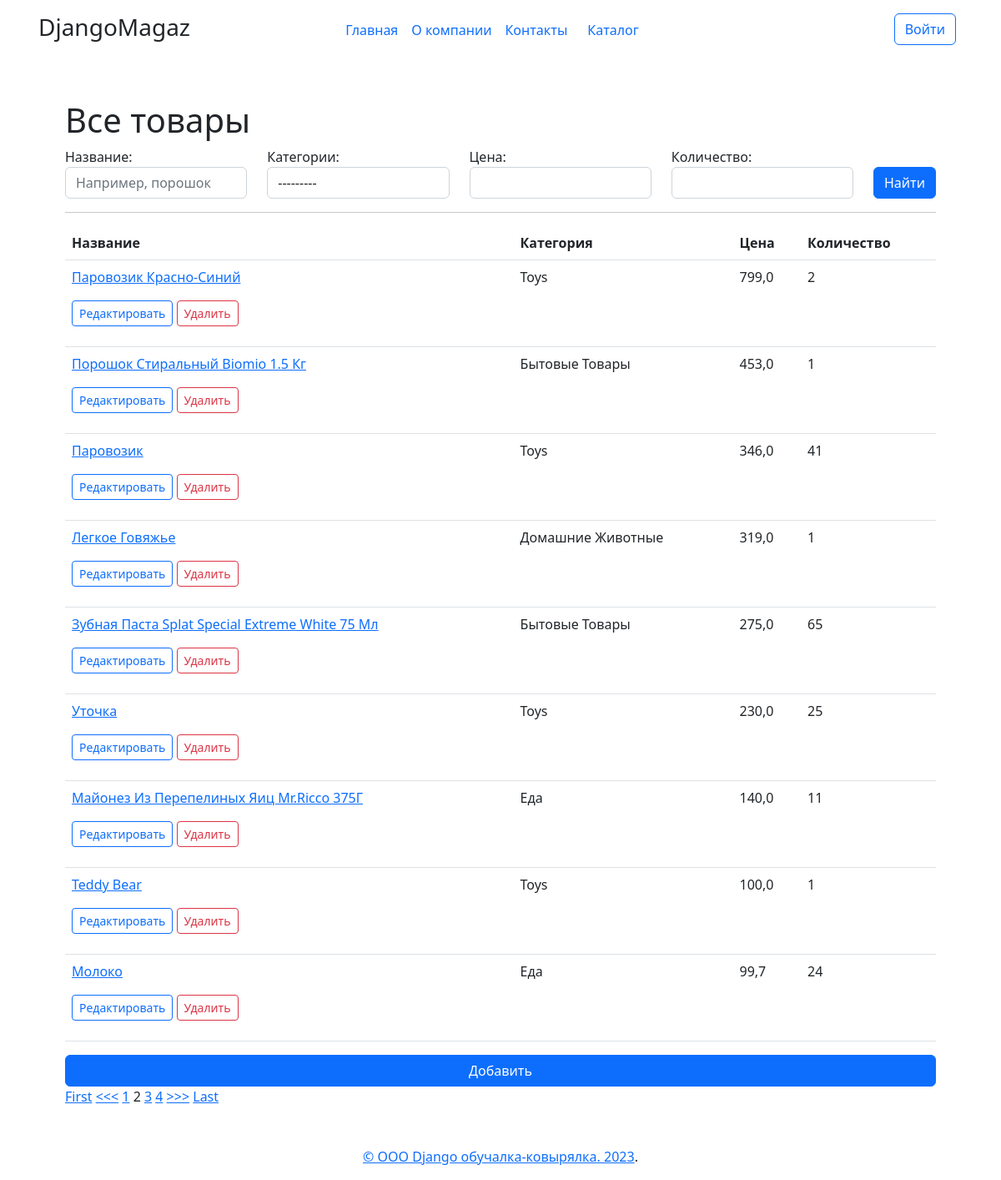
/products/?page=2, run on the app's committed database.
### simpleapp/models.py (models this page shows, shortened)
class Product(models.Model):
    name = models.CharField(
        max_length=50,
        unique=True, # названия товаров не должны повторяться
    )
    description = models.TextField()
    quantity = models.IntegerField(
        validators=[MinValueValidator(0)],
    )
    category = models.ForeignKey(
        to='Category',
        on_delete=models.CASCADE,
        related_name='products', # все продукты в категории будут доступны через поле products
    )
    price = models.FloatField(
        validators=[MinValueValidator(0.0)],
    )
    objects = models.Manager()

class Category(models.Model):
    name = models.CharField(max_length=100, unique=True)  # названия категорий тоже не должны повторяться
    def __str__(self):
        return f'{self.name.title()}'

### simpleapp/views.py (the view)
# urls.py: path('', ProductList.as_view(), name='products'),
class ProductList(ListView):
    model = Product
    template_name = 'products.html'
    context_object_name = 'products'
    ordering = ['-price']
    paginate_by = 1 # поставим постраничный вывод в один элемент
    form_class = ProductForm # добавляем форм класс, чтобы получать доступ к форме через метод POST
    def get_context_data(self, **kwargs): # забираем отфильтрованные объекты переопределяя метод get_context_data у наследуемого класса (привет, полиморфизм, мы скучали!!!)
        context = super().get_context_data(**kwargs)
        context['filter'] = ProductFilter(self.request.GET, queryset=self.get_queryset()) # вписываем наш фильтр в контекст
        return context

### templates/products.html (shortened to what this page needs)
{% extends 'flatpages/defaultLayout.html' %}
{% load static %}
{% load widget_tweaks %}
{% block page_styles %}
<link rel="stylesheet" href="{% static 'general.css' %}">
{% endblock page_styles %}
{% block abracadabra %}
<h1>Все товары</h1>
<form method="GET">
    <div class="row  align-items-end">
        <div class="col">
            {{ filter.form.name.label_tag }}
            {% render_field filter.form.name class="form-control" placeholder="Например, порошок"%}
        </div>
        <div class="col">
            {{ filter.form.category.label_tag }}
            {% render_field filter.form.category class="form-control" %}
        </div>
        <div class="col">
            {{ filter.form.price.label_tag }}
            {% render_field filter.form.price class="form-control" %}
        </div>
        <div class="col">
            {{ filter.form.quantity.label_tag }}
            {% render_field filter.form.quantity class="form-control" %}
        </div>
        <div class="col-auto">
            <button type="submit" class="btn btn-primary">Найти</button>
          </div>
    </div>
</form>
<hr>
{% if products %}
<table class="table">
    <thead class="thead-dark">
        <tr>
            <th>
                Название
            </th>
            <th>
                Категория
            </th>
            <th>
                Цена
            </th>
            <th>
                Количество
            </th>
        </tr>
    </thead>
    <tbody>
        {% for product in filter.qs %}
        <tr>
            <td>
               <p> <a href="{% url 'product' product.id %}">{{ product.name|title }}</a> </p>
               <p>
                <a href="{% url 'product_update' product.id %}" class="btn btn-outline-primary btn-sm">Редактировать</a>
                <a href="{% url 'product_delete' product.id %}" class="btn btn-outline-danger btn-sm">Удалить</a>
               </p>
            </td>
            <td>
                {{ product.category.name|title }}
            </td>
            <td>
                {{ product.price }}
            </td>
            <td>
                {{ product.quantity }}
            </td>
        </tr>
        {% endfor %}
    </tbody>
</table>
{% else %}
    <h2>Товаров нет!</h2>
{% endif %}
<div class="d-grid gap-2">
    <a href="{% url 'product_create' %}" class="btn btn-primary" type="button">Добавить</a>
  </div>
{% if is_paginated %}
    {% if page_obj.has_previous %}
        <a href="?page=1">First</a>
        <a href="?page={{ page_obj.previous_page_number }}"><<<</a>
    {% endif %}
    {% for num in page_obj.paginator.page_range %}
        {% if page_obj.number == num %}
            <a>{{ num }}</a>
        {% elif num > page_obj.number|add:'-3' and num < page_obj.number|add:'3' %}
            <a href="?page={{ num }}">{{ num }}</a>
        {% endif %}
    {% endfor %}
    {% if page_obj.has_next %}
        <a href="?page={{ page_obj.next_page_number }}">>>></a>
        <a href="?page={{ page_obj.paginator.num_pages }}">Last</a>
    {% endif %}
{% endif %}
{% endblock abracadabra %}

### templates/flatpages/defaultLayout.html (shortened to what this page needs)
{% load flatpages %}
{% load static %}
<!DOCTYPE html>
<html lang="ru" class="">
<head>
    <link rel="stylesheet" href="https://cdn.jsdelivr.net/npm/bootstrap@5.2.3/dist/css/bootstrap.min.css">
    {% block page_styles %} {% endblock page_styles %}
</head>
<body class="d-flex flex-column h-100">
    <div class="container d-flex w-100 p-3 mx-auto flex-column">
      <header class="row">
        <div class="col-md-3 mb-2 mb-md-0">
          <h3 class="float-md-start mb-0">DjangoMagaz</h3>
        </div>
        {% get_flatpages as flatpages %}
        <nav class="nav col-md-6 mb-2 justify-content-center mb-md-0">
            {% for page in flatpages %}
            <li><a href="{{ page.url }}" class="nav-link px-2">{{ page.title }}</a></li>
            {% endfor %}
            <li><a href="{% url 'products'  %}" class="nav-link">Каталог</a></li>
        </nav>
        <div class="col-md-3 text-end">
          <button type="button" class="btn btn-outline-primary me-2"  data-bs-toggle="modal" data-bs-target="#exampleModal">Войти</button>
        </div>
      </header>
    </div>
          {% get_flatpages as flatpages %}
    <main class="container h-100 p-5">
      {% block abracadabra %}
      {% endblock abracadabra %}
    </main>
    <footer class="mt-auto text-center">
      <p><a href="https://getbootstrap.com/">© ООО Django обучалка-ковырялка. 2023</a>.</p>
    </footer>
  </body>
</html>

### data on the page
Product: name "Паровозик Красно-Синий", category.name "Toys", price "799,0", quantity "2"
Product: name "Порошок Стиральный Biomio 1.5 Кг", category.name "Бытовые Товары", price "453,0", quantity "1"
Product: name "Паровозик", category.name "Toys", price "346,0", quantity "41"
Product: name "Легкое Говяжье", category.name "Домашние Животные", price "319,0", quantity "1"
Product: name "Зубная Паста Splat Special Extreme White 75 Мл", category.name "Бытовые Товары", price "275,0", quantity "65"
Product: name "Уточка", category.name "Toys", price "230,0", quantity "25"
Product: name "Майонез Из Перепелиных Яиц Mr.Ricco 375Г", category.name "Еда", price "140,0", quantity "11"
Product: name "Teddy Bear", category.name "Toys", price "100,0", quantity "1"
Product: name "Молоко", category.name "Еда", price "99,7", quantity "24"

### other printed values
{{ page.title }} "Главная"
{{ page.title }} "О компании"
{{ page.title }} "Контакты"
{{ filter.form.name.label_tag }} "Название:"
{{ filter.form.category.label_tag }} "Категории:"
{{ filter.form.price.label_tag }} "Цена:"
{{ filter.form.quantity.label_tag }} "Количество:"
{{ num }} "1" "3" "4"
{{ num }} "2"
